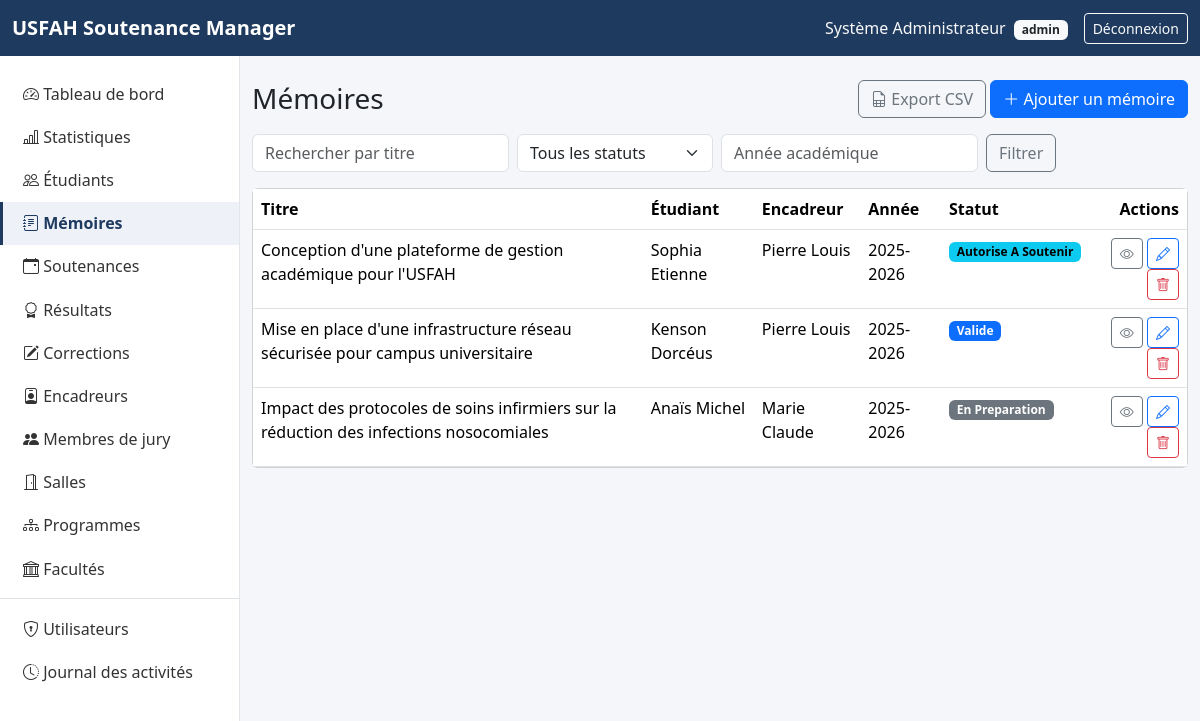
Page /theses/index.php (signed in) on the committed database.
### tables this page shows
CREATE TABLE theses (
    id                 INT UNSIGNED AUTO_INCREMENT PRIMARY KEY,
    student_id         INT UNSIGNED NOT NULL,
    titre              VARCHAR(255) NOT NULL,
    resume             TEXT NULL,
    domaine_recherche  VARCHAR(150) NULL,
    supervisor_id      INT UNSIGNED NULL,
    date_soumission    DATE NULL,
    annee_academique   VARCHAR(20) NOT NULL,
    statut             ENUM('en_preparation','soumis','valide','a_corriger','autorise_a_soutenir','soutenu')
                       NOT NULL DEFAULT 'en_preparation',
    created_at         TIMESTAMP NOT NULL DEFAULT CURRENT_TIMESTAMP,
    CONSTRAINT fk_theses_student    FOREIGN KEY (student_id)    REFERENCES students(id),
    CONSTRAINT fk_theses_supervisor FOREIGN KEY (supervisor_id) REFERENCES supervisors(id)
);

CREATE TABLE students (
    id                INT UNSIGNED AUTO_INCREMENT PRIMARY KEY,
    matricule         VARCHAR(30)  NOT NULL UNIQUE,
    last_name         VARCHAR(100) NOT NULL,
    first_name        VARCHAR(100) NOT NULL,
    sexe              ENUM('M','F') NULL,
    date_naissance    DATE NULL,
    email             VARCHAR(150) NOT NULL UNIQUE,
    telephone         VARCHAR(30)  NULL,
    faculty_id        INT UNSIGNED NULL,
    program_id        INT UNSIGNED NULL,
    niveau            VARCHAR(50)  NULL,
    annee_academique  VARCHAR(20)  NOT NULL,
    statut            ENUM('actif','inactif') NOT NULL DEFAULT 'actif',
    created_at        TIMESTAMP NOT NULL DEFAULT CURRENT_TIMESTAMP,
    CONSTRAINT fk_students_faculty FOREIGN KEY (faculty_id) REFERENCES faculties(id),
    CONSTRAINT fk_students_program FOREIGN KEY (program_id) REFERENCES programs(id)
);

CREATE TABLE supervisors (
    id           INT UNSIGNED AUTO_INCREMENT PRIMARY KEY,
    last_name    VARCHAR(100) NOT NULL,
    first_name   VARCHAR(100) NOT NULL,
    email        VARCHAR(150) NOT NULL UNIQUE,
    telephone    VARCHAR(30)  NULL,
    specialite   VARCHAR(150) NULL,
    institution  VARCHAR(150) NULL,
    grade        VARCHAR(100) NULL,
    created_at   TIMESTAMP NOT NULL DEFAULT CURRENT_TIMESTAMP
);

### theses/index.php (the view, shortened to what this page needs)
<?php
require_once __DIR__ . '/../config/database.php';
require_once __DIR__ . '/../includes/functions.php';
$search = trim((string) get_param('search', ''));
$statut = trim((string) get_param('statut', ''));
$annee = trim((string) get_param('annee', ''));
$conditions = [];
$params = [];
$where = $conditions ? 'WHERE ' . implode(' AND ', $conditions) : '';
$count_stmt = $pdo->prepare("SELECT COUNT(*) FROM theses t $where");
$count_stmt->execute($params);
$pagination = paginate((int) $count_stmt->fetchColumn(), 10);
$stmt = $pdo->prepare("
    SELECT t.*, s.first_name AS student_first, s.last_name AS student_last, sp.first_name AS sup_first, sp.last_name AS sup_last
    FROM theses t
    JOIN students s ON s.id = t.student_id
    LEFT JOIN supervisors sp ON sp.id = t.supervisor_id
    $where ORDER BY t.created_at DESC LIMIT {$pagination['per_page']} OFFSET {$pagination['offset']}
");
$stmt->execute($params);
$theses = $stmt->fetchAll();
require __DIR__ . '/../includes/header.php';
?>
<div class="d-flex justify-content-between align-items-center mb-3">
    <h1 class="h3 mb-0">Mémoires</h1>
    <div>
        <a href="export.php?<?= http_build_query(['search' => $search, 'statut' => $statut, 'annee' => $annee]) ?>" class="btn btn-outline-secondary"><i class="bi bi-file-earmark-spreadsheet"></i> Export CSV</a>
        <a href="create.php" class="btn btn-primary"><i class="bi bi-plus-lg"></i> Ajouter un mémoire</a>
    </div>
</div>
<form method="get" class="row g-2 mb-3">
    <div class="col-auto"><input type="text" name="search" class="form-control" placeholder="Rechercher par titre" value="<?= e($search) ?>"></div>
    <div class="col-auto">
        <select name="statut" class="form-select">
            <option value="">Tous les statuts</option>
        </select>
    </div>
    <div class="col-auto"><input type="text" name="annee" class="form-control" placeholder="Année académique" value="<?= e($annee) ?>"></div>
    <div class="col-auto"><button type="submit" class="btn btn-outline-secondary">Filtrer</button></div>
</form>
<div class="card">
    <div class="table-responsive">
        <table class="table table-hover mb-0">
            <thead><tr><th>Titre</th><th>Étudiant</th><th>Encadreur</th><th>Année</th><th>Statut</th><th class="text-end">Actions</th></tr></thead>
            <tbody>
                <?php foreach ($theses as $t): ?>
                    <tr>
                        <td><?= e($t['titre']) ?></td>
                        <td><?= e($t['student_first'] . ' ' . $t['student_last']) ?></td>
                        <td><?= e($t['sup_first'] ? $t['sup_first'] . ' ' . $t['sup_last'] : '—') ?></td>
                        <td><?= e($t['annee_academique']) ?></td>
                        <td><?= status_badge($t['statut']) ?></td>
                        <td class="text-end">
                            <a href="show.php?id=<?= $t['id'] ?>" class="btn btn-sm btn-outline-secondary"><i class="bi bi-eye"></i></a>
                            <a href="edit.php?id=<?= $t['id'] ?>" class="btn btn-sm btn-outline-primary"><i class="bi bi-pencil"></i></a>
                            <a href="delete.php?id=<?= $t['id'] ?>" class="btn btn-sm btn-outline-danger"><i class="bi bi-trash"></i></a>
                        </td>
                    </tr>
                <?php endforeach; ?>
            </tbody>
        </table>
    </div>
</div>
<?php require __DIR__ . '/../includes/footer.php'; ?>

### includes/functions.php (shortened to what this page needs)
<?php
function e(?string $value): string
{
    return htmlspecialchars($value ?? '', ENT_QUOTES, 'UTF-8');
}
function get_param(string $key, $default = null)
{
    return $_GET[$key] ?? $default;
}
function paginate(int $total_rows, int $per_page = 10): array
{
    $page = max(1, (int) get_param('page', 1));
    $total_pages = max(1, (int) ceil($total_rows / $per_page));
    $page = min($page, $total_pages);
    $offset = ($page - 1) * $per_page;
    return [
        'page'        => $page,
        'per_page'    => $per_page,
        'offset'      => $offset,
        'total_rows'  => $total_rows,
        'total_pages' => $total_pages,
    ];
}
function status_badge(string $statut): string
{
    $map = [
        'actif' => 'success', 'inactif' => 'secondary',
        'en_preparation' => 'secondary', 'soumis' => 'info', 'valide' => 'primary',
        'a_corriger' => 'warning', 'autorise_a_soutenir' => 'info', 'soutenu' => 'success',
        'programmee' => 'primary', 'reportee' => 'warning', 'realisee' => 'success', 'annulee' => 'danger',
        'a_faire' => 'secondary', 'en_cours' => 'info', 'soumise' => 'warning', 'validee' => 'success',
        'admis' => 'success', 'admis_avec_corrections' => 'warning', 'ajourne' => 'danger',
        'disponible' => 'success', 'indisponible' => 'secondary',
    ];
    $color = $map[$statut] ?? 'secondary';
    $label = ucwords(str_replace('_', ' ', $statut));
    return '<span class="badge text-bg-' . $color . '">' . e($label) . '</span>';
}

### assets/css/style.css (style rules this page uses)
:root { --usfah-primary: #1f3a5f; --usfah-primary-dark: #142842; }
body { background-color: #f4f6f9; }
table.table thead { background-color: #eef2f8; }

### rows in the picture
theses: titre "Conception d'une plateforme de gestion académique pour l'USFAH", student.last_name "Sophia Etienne", supervisor.last_name "Pierre Louis", annee_academique "2025-2026", statut "Autorise A Soutenir"
theses: titre "Mise en place d'une infrastructure réseau sécurisée pour campus universitaire", student.last_name "Kenson Dorcéus", supervisor.last_name "Pierre Louis", annee_academique "2025-2026", statut "Valide"
theses: titre "Impact des protocoles de soins infirmiers sur la réduction des infections nosocomiales", student.last_name "Anaïs Michel", supervisor.last_name "Marie Claude", annee_academique "2025-2026", statut "En Preparation"

### other values in the picture
$_SESSION['user_name'] "Système Administrateur"
current_user_role() "admin"
$label "Tableau de bord"
$label "Statistiques"
$label "Étudiants"
$label "Mémoires"
$label "Soutenances"
$label "Résultats"
$label "Corrections"
$label "Encadreurs"
$label "Membres de jury"
$label "Salles"
$label "Programmes"
$label "Facultés"
